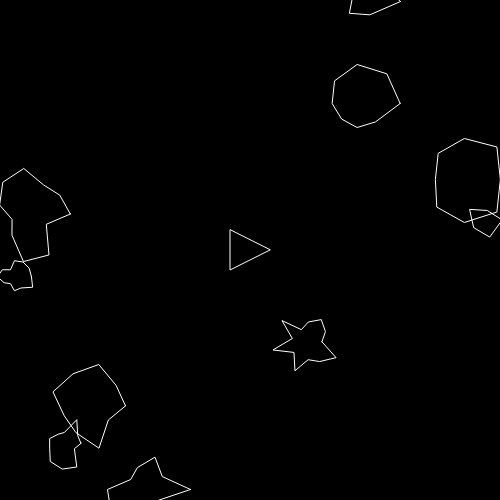
Frame 1 (no input)
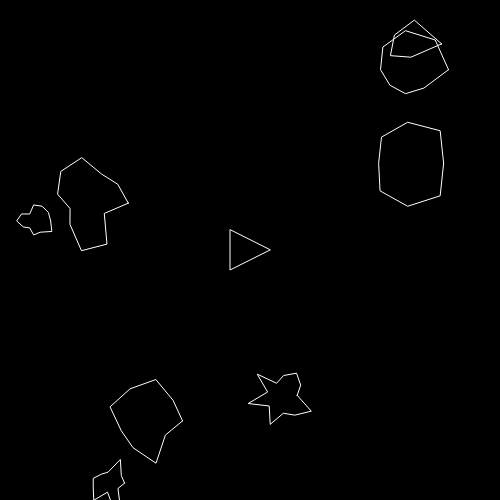
Frame 60 (no input)
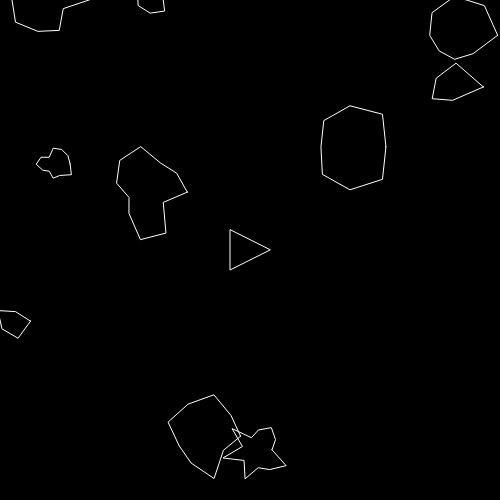
Frame 120 (the mouse pressed at the canvas centre since frame 60)

The p5.js sketch that drew these frames (run headless with seeded random() and noise() and a simulated clock; from frame 60 on, the mouse is pressed at the canvas centre):

// p5.js sketch
// ── sketch.js
var ship;
var asteroids = [];
var lasers = [];

function setup() {
	createCanvas(500,500);
	ship = new Ship();
	for (var i = 0; i < 10; i++) {
		asteroids.push(new Asteriod());
	}
}

function draw() {
	background(0);
	for (var i = asteroids.length - 1; i >= 0; i--) {
		if (ship.hittest(asteroids[i])) {
			console.log('died');
			background(255,0,0);
			noLoop();
		}
		asteroids[i].show();
		asteroids[i].update();
		asteroids[i].edges();
	}
	for (var i = lasers.length - 1; i >= 0; i--) {
		lasers[i].show();
		lasers[i].update();
		if (lasers[i].offscreen()) {
			lasers.splice(i,1);
		} else {
			for (var j = asteroids.length - 1; j >= 0; j--) {
				if (lasers[i].hittest(asteroids[j])) {
					if ( asteroids[j].r > 10) {
						var newAsteriod = asteroids[j].breakup();
						asteroids = asteroids.concat(newAsteriod);
					}
					asteroids.splice(j,1);
					lasers.splice(i,1);
					break;
				}
			}
		}
		console.log(lasers.length);
	}
	ship.show();
	ship.turn();
	ship.update();
	ship.edges();
}

function keyPressed() {
	if (keyCode == RIGHT_ARROW) {
		ship.setRotation(0.1);
	} else if (keyCode == LEFT_ARROW) {
		ship.setRotation(-0.1);
	} else if (keyCode == UP_ARROW) {
		ship.accelerateing(true);
	} else if (key = ' ') {
		if (lasers.length < 3) {
			lasers.push(new Laser(ship.pos,ship.head))
		}
	}
}

function keyReleased() {
	if (keyCode == RIGHT_ARROW || keyCode == LEFT_ARROW) {
		ship.setRotation(0);
	} else if (keyCode == UP_ARROW) {
		ship.accelerateing(false);
	}
}

// ── asteroid.js
function Asteriod(pos,r) {
	if (pos) {
		this.pos = pos.copy();
	} else {
		this.pos = createVector(random(width), random(height));
	}
	if (r) {
		this.r = r/2
	} else {
		this.r = floor(random(15,40));
	}
	this.vel = p5.Vector.random2D();
	this.points = floor(random(5,15));
	this.offset = [];
	for (var i = 0; i < this.points; i++) {
		this.offset[i] = floor(random(-this.r*0.5,this.r*0.5));
	}
	this.show = function () {
		push();
		stroke(255);
		noFill();
		translate(this.pos.x,this.pos.y);
		//ellipse(0,0,this.r *2);
		beginShape();
		for (var i = 0; i < this.points; i++) {
			var angle = map(i,0,this.points,0,TWO_PI);
			var r = this.r + this.offset[i];
			var x = r*cos(angle);
			var y = r*sin(angle);
			vertex(x,y);
		}
		endShape(CLOSE);
		pop();
	}
	this.update = function() {
		this.pos.add(this.vel);
	}
	this.edges = function() {
		if (this.pos.x > width + this.r) {
			this.pos.x = -this.r;
		} else if (this.pos.x < -this.r) {
			this.pos.x = width + this.r;
		}
		if (this.pos.y > height + this.r) {
			this.pos.y = -this.r;
		} else if (this.pos.y < -this.r) {
			this.pos.y = height + this.r;
		}
	}
	this.breakup = function () {
		var newA = [];
		newA[0] = new Asteriod(this.pos, this.r);
		newA[1] = new Asteriod(this.pos, this.r);
		return newA;
	}
}
// ── laser.js
function Laser(where,angle) {
	this.pos = createVector(where.x,where.y);
	this.vel = p5.Vector.fromAngle(angle);
	this.vel.mult(10);
	this.update = function() {
		this.pos.add(this.vel);
	}
	this.show = function() {
		push()
		stroke(255);
		strokeWeight(4);
		point(this.pos.x,this.pos.y);
		pop();
	}
	this.hittest = function(asteriod) {
		var d = dist(this.pos.x,this.pos.y,asteriod.pos.x,asteriod.pos.y);
		if (d < asteriod.r) {
			//console.log('hit');
			return true;
		} else {
			return false;
		}
	}
	this.offscreen = function() {
		if (this.pos.x > width || this.pos.x < 0 || this.pos.y > height || this.pos.y < 0) {
			return true;
		}
		return false;
	}

}
// ── ship.js
function Ship() {
	this.pos = createVector(width/2, height/2);
	this.r = 20;
	this.head = 0;
	this.rotation = 0;
	this.vel = createVector(0,0);
	this.acc = 0;
	this.go = false;
	this.show = function() {
		push();
		fill(0);;
		stroke(255);
		translate(this.pos.x,this.pos.y);
		rotate(this.head + PI / 2);
		triangle(-this.r,this.r,this.r,this.r,0,-this.r);
		pop();
	}
	this.setRotation = function(where) {
		this.rotation = where;
	}
	this.turn = function() {
		this.head += this.rotation;
	}
	this.update = function() {
		if (this.go) {
			this.accelerate();
		}
		this.pos.add(this.vel);
		this.vel.mult(0.99);
	}
	this.accelerateing = function (b) {		
		this.go = b;
	}
	this.accelerate = function() {
		var force = p5.Vector.fromAngle(this.head);
		force.mult(0.1);
		this.vel.add(force);
	}
	this.edges = function() {
		if (this.pos.x > width + this.r) {
			this.pos.x = -this.r;
		} else if (this.pos.x < -this.r) {
			this.pos.x = width + this.r;
		}
		if (this.pos.y > height + this.r) {
			this.pos.y = -this.r;
		} else if (this.pos.y < -this.r) {
			this.pos.y = height + this.r;
		}
	}
	this.hittest = function (asteroid) {
		var d = dist(this.pos.x,this.pos.y,asteroid.pos.x,asteroid.pos.y);
		if (d < this.r + asteroid.r) {
			return true;
		} else {
			return false;
		}
	}
}
